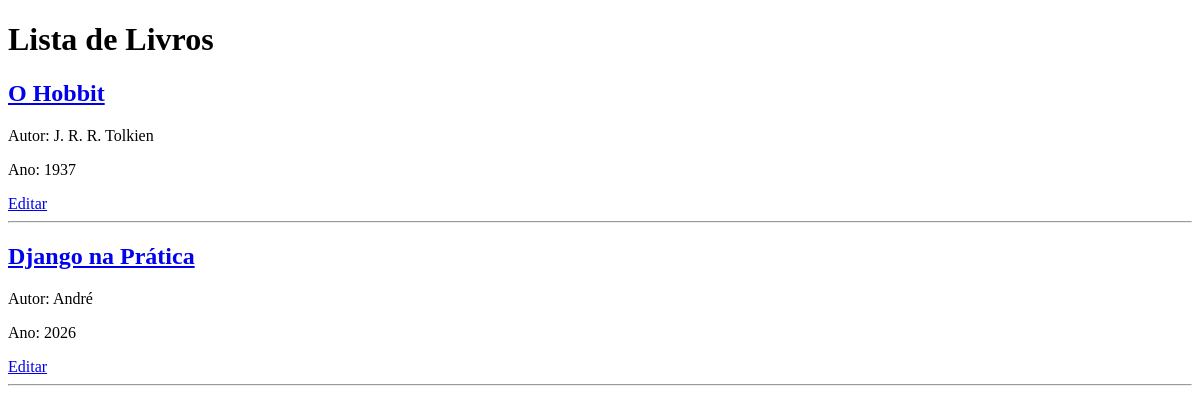
Page /livros/ on the earlier database version.
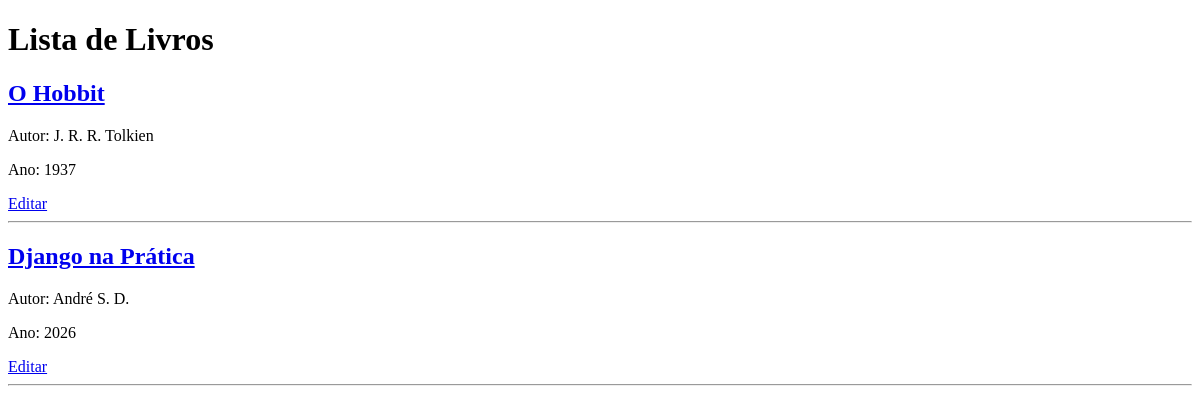
Same page on the later database version.
### livros/models.py (models this page shows, shortened)
class Livro(models.Model):
    titulo = models.CharField(max_length=100)
    autor = models.CharField(max_length=100)
    ano_publicacao = models.IntegerField()

### livros/views.py (the view)
# urls.py: path('', views.lista_livros, name='lista_livros'),
def lista_livros(request):
    livros = Livro.objects.all()
    contexto = {
        'livros': livros
    }
    return render(request, 'livros/lista_livros.html', contexto)

### livros/templates/livros/lista_livros.html (shortened to what this page needs)
<!DOCTYPE html>
<html>
<head>
</head>
<body>
    <h1>Lista de Livros</h1>
    {% for livro in livros %}
        <a href="{% url 'detalhe_livro' livro.id %}">
        <h2>{{ livro.titulo }}</h2>
        </a>
        <p>Autor: {{ livro.autor }}</p>
        <p>Ano: {{ livro.ano_publicacao }}</p>
        <a href="{% url 'editar_livro' livro.id %}">
        Editar
        </a>
        <hr>
    {% endfor %}
</body>
</html>

Differences in the rows shown:
changed Livro "Django na Prática": autor "André" → "André S. D."
